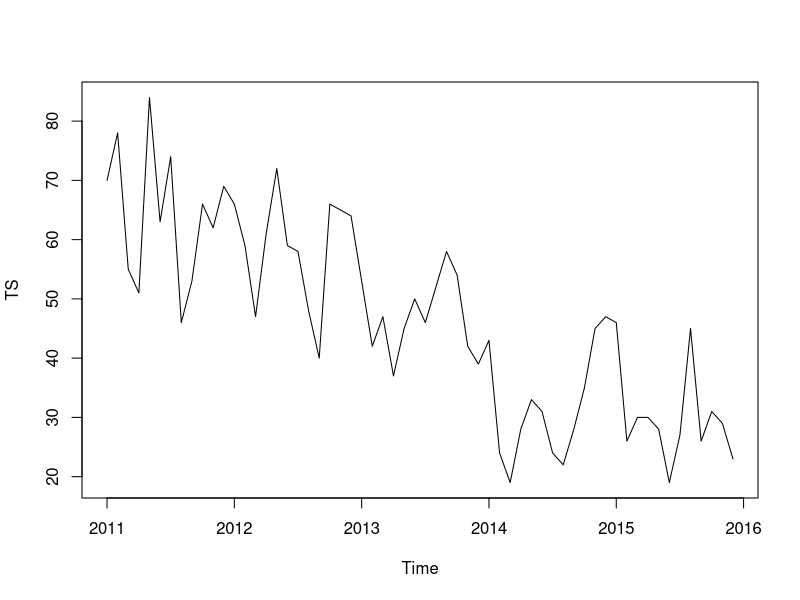
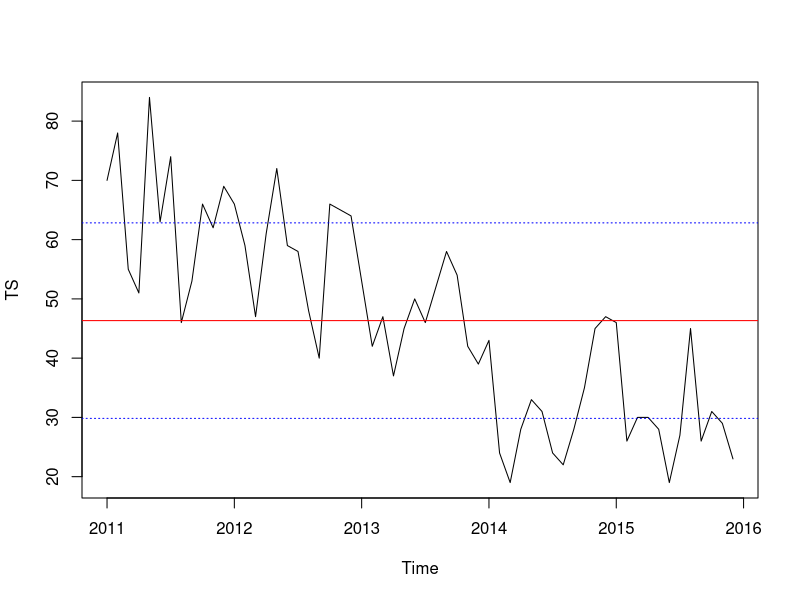
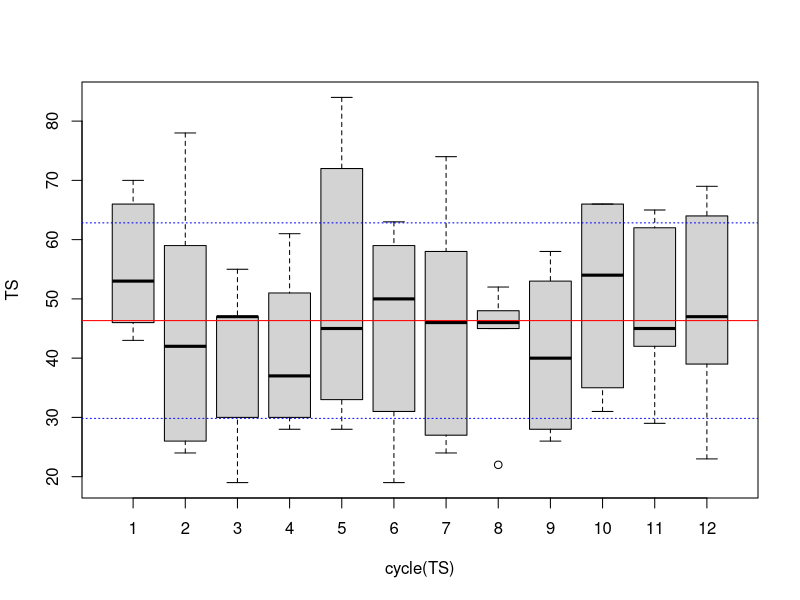
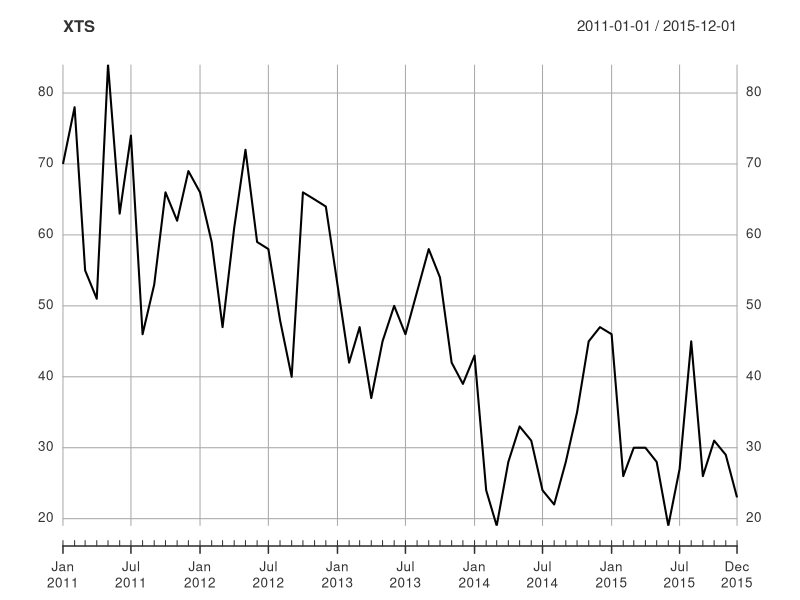

Generate these figures, in order, with R:
#Volume 3
#Section 4
#Video 2

#Author: Dr. Fabio Veronesi

library(xts)

#Setting the working directory
setwd("E:/OneDrive/Packt - Data Analysis/Data")


#Load the Crime dataset
Hammersmith <- read.csv("Crimes_Hammersmith_Robbery_2001_2015.csv")

View(Hammersmith)


#The standard format: ts
TS <- ts(Hammersmith$Crimes, 
         start=c(2011, 1), 
         end=c(2015, 12), 
         frequency=12)

print(TS)

plot(TS)


#Descriptive Statistics
mean.ts <- mean(TS)
sd.ts <- sd(TS)

plot(TS)
abline(h=mean.ts, col="red")
abline(h=c(mean.ts+sd.ts, mean.ts-sd.ts), col="blue", lty=3)

#Stationarity
#https://people.duke.edu/~rnau/411diff.htm


#Monthly BoxPlot
boxplot(TS ~ cycle(TS))
abline(h=mean.ts, col="red")
abline(h=c(mean.ts+sd.ts, mean.ts-sd.ts), 
       col="blue", lty=3)



#Package XTS
#Read the columns DATETIME in the right format
Hammersmith$DATETIME <- as.POSIXct(Hammersmith$DATETIME, "GMT")

XTS <- xts(Hammersmith$Crimes, order.by=Hammersmith$DATETIME)


plot(XTS, major.format="%d-%m-%Y")

